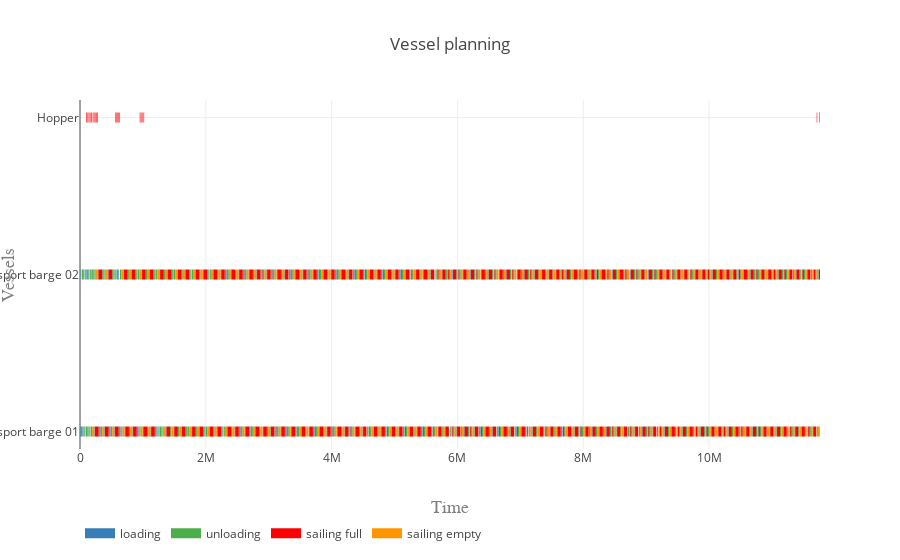

Notebook code for this chart:
### Code cell
vessels = [transport_barge_01, transport_barge_02, hopper]
activities = ['loading', 'unloading', 'sailing full', 'sailing empty']
colors = {0:'rgb(55,126,184)', 1:'rgb(77,175,74)', 2:'rgb(255,0,0)', 3:'rgb(255,150,0)'}

plot.vessel_planning(vessels, activities, colors)

### Figure 1 — Plotly figure (JSON) as saved in the notebook; plotly's stock layout.template omitted (floating-point values rounded to 4 significant figures; data arrays with more than 128 entries replaced by an {"elided": "..."} marker saying what was removed)
{"data": [{"connectgaps": false, "hoverinfo": "y+name", "line": {"color": "rgb(55,126,184)", "width": 10}, "mode": "lines", "name": "loading", "type": "scatter", "uid": "5a0c99db-b59a-410e-9896-e5714d46356a", "x": {"elided": "2000 float values"}, "y": {"elided": "2000 str values"}}, {"connectgaps": false, "hoverinfo": "y+name", "line": {"color": "rgb(77,175,74)", "width": 10}, "mode": "lines", "name": "unloading", "type": "scatter", "uid": "65ffa5cb-04a6-45fa-9ad5-4ebf07f44f7c", "x": {"elided": "2000 float values"}, "y": {"elided": "2000 str values"}}, {"connectgaps": false, "hoverinfo": "y+name", "line": {"color": "rgb(255,0,0)", "width": 10}, "mode": "lines", "name": "sailing full", "type": "scatter", "uid": "5a9ff679-d623-4a9b-b3c0-4964612ff3e2", "x": {"elided": "2000 float values"}, "y": {"elided": "2000 str values"}}, {"connectgaps": false, "hoverinfo": "y+name", "line": {"color": "rgb(255,150,0)", "width": 10}, "mode": "lines", "name": "sailing empty", "type": "scatter", "uid": "b83fdd5d-6497-4e5f-a5b3-9dad51ed6c13", "x": {"elided": "1990 float values"}, "y": {"elided": "1990 str values"}}], "layout": {"hovermode": "closest", "legend": {"orientation": "h", "x": 0, "y": -0.2}, "title": "Vessel planning", "xaxis": {"range": [0, 11760000.0], "title": "Time", "titlefont": {"color": "#7f7f7f", "family": "Courier New, monospace", "size": 18}}, "yaxis": {"title": "Vessels", "titlefont": {"color": "#7f7f7f", "family": "Courier New, monospace", "size": 18}}}}
